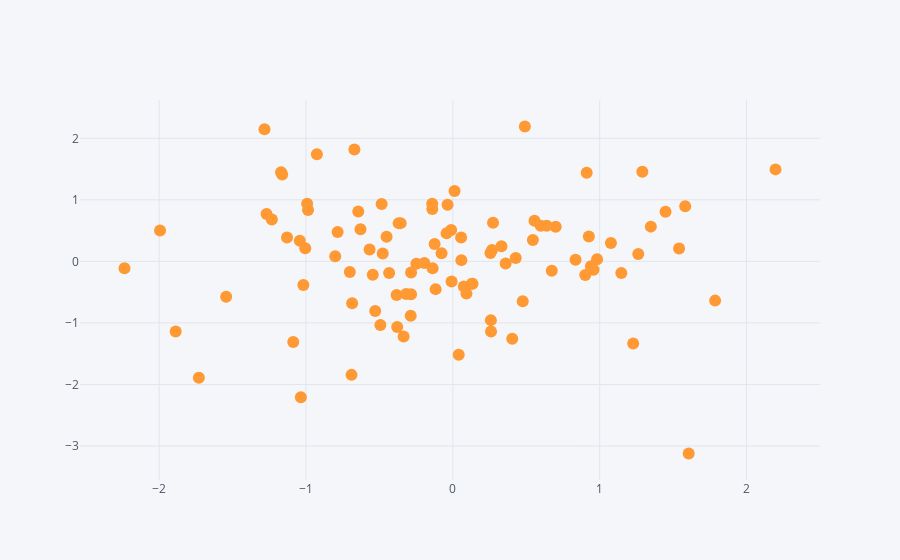

This figure's notebook cell:
### Code cell
df.iplot(x = 'A', y = 'B', kind = 'scatter', mode = 'markers')

# we can also specify mode of our plot
